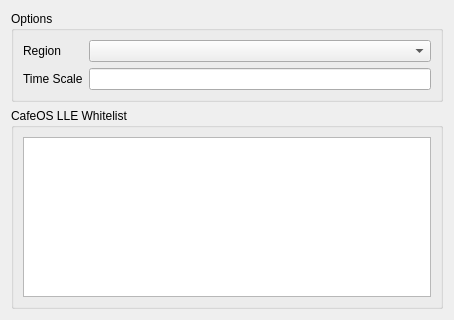
<?xml version="1.0" encoding="UTF-8"?>
<ui version="4.0">
 <class>SystemSettingsWidget</class>
 <widget class="QWidget" name="SystemSettingsWidget">
  <property name="geometry">
   <rect>
    <x>0</x>
    <y>0</y>
    <width>454</width>
    <height>320</height>
   </rect>
  </property>
  <property name="windowTitle">
   <string>Form</string>
  </property>
  <layout class="QVBoxLayout" name="verticalLayout">
   <item>
    <widget class="QGroupBox" name="groupBox_3">
     <property name="title">
      <string>Options</string>
     </property>
     <layout class="QFormLayout" name="formLayout">
      <item row="0" column="0">
       <widget class="QLabel" name="label_7">
        <property name="text">
         <string>Region</string>
        </property>
       </widget>
      </item>
      <item row="0" column="1">
       <widget class="QComboBox" name="comboBoxRegion"/>
      </item>
      <item row="1" column="0">
       <widget class="QLabel" name="label_8">
        <property name="text">
         <string>Time Scale</string>
        </property>
       </widget>
      </item>
      <item row="1" column="1">
       <widget class="QLineEdit" name="lineEditTimeScale">
        <property name="inputMask">
         <string/>
        </property>
        <property name="text">
         <string/>
        </property>
       </widget>
      </item>
     </layout>
    </widget>
   </item>
   <item>
    <widget class="QGroupBox" name="groupBox_2">
     <property name="title">
      <string>CafeOS LLE Whitelist</string>
     </property>
     <layout class="QVBoxLayout" name="verticalLayout_2">
      <item>
       <widget class="QListWidget" name="listWidgetLleWhitelist"/>
      </item>
     </layout>
    </widget>
   </item>
  </layout>
 </widget>
 <resources/>
 <connections/>
</ui>
